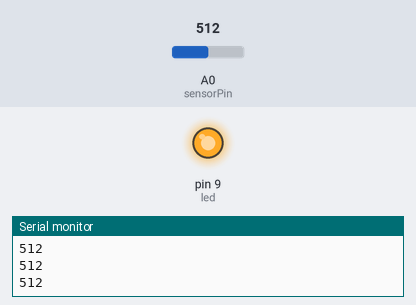
The sketch below on a simulated Arduino Uno, built with avr-gcc and run on an emulated ATmega328P. Shown: output pins drawn as LEDs (lit = HIGH), the last lines printed to the serial monitor. The inputs (shaded band) are chosen by the test bench; at power-on: A0 (sensorPin) = 512.

Above: at 1.3 s.
1.4 s: A0 (sensorPin) set to 122
At 1.8 s:
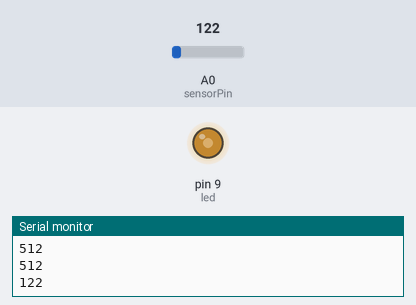
3.0 s: A0 (sensorPin) set to 0
At 4.1 s:
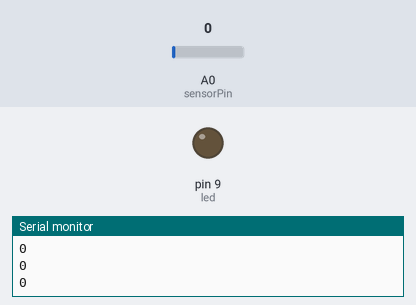
4.5 s: A0 (sensorPin) set to 306
At 5.3 s:
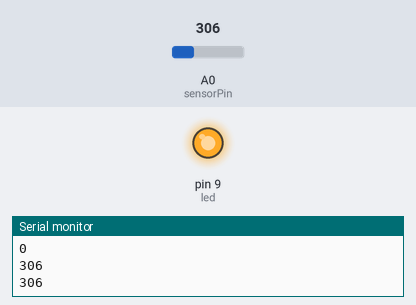
Timing chart, 0 to 7.5 s (numbered marks = the images above; inputs shaded):
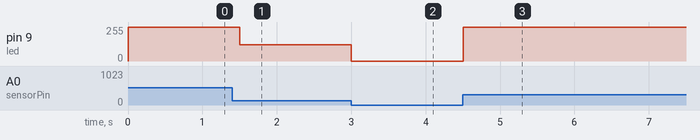

The sketch:

potentiometre.ino
```cpp
int sensorPin = A0;
int led = 9;

void setup() {
  Serial.begin(9600);
}

void loop() {
  int sensorValue, y;
  sensorValue = analogRead(sensorPin);
  y = sensorValue;
  Serial.println(y);
  analogWrite(led, y);
  delay(500);
}
```

Measured:
- after the input at 1.4 s, pin 9 (led): 255/255 → 122/255 after 0.10 s
- after the input at 3.0 s, pin 9 (led): 122/255 → 0/255 at once
- after the input at 4.5 s, pin 9 (led): 0/255 → 255/255 at once
